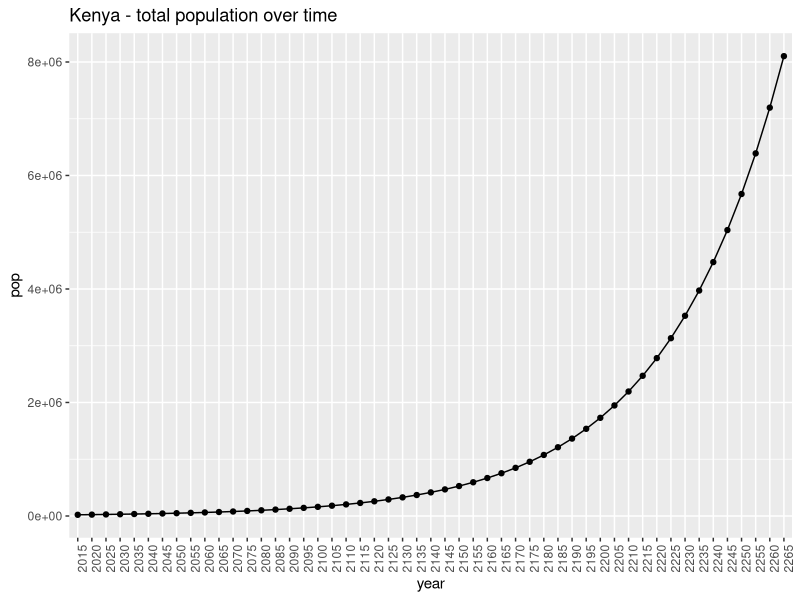
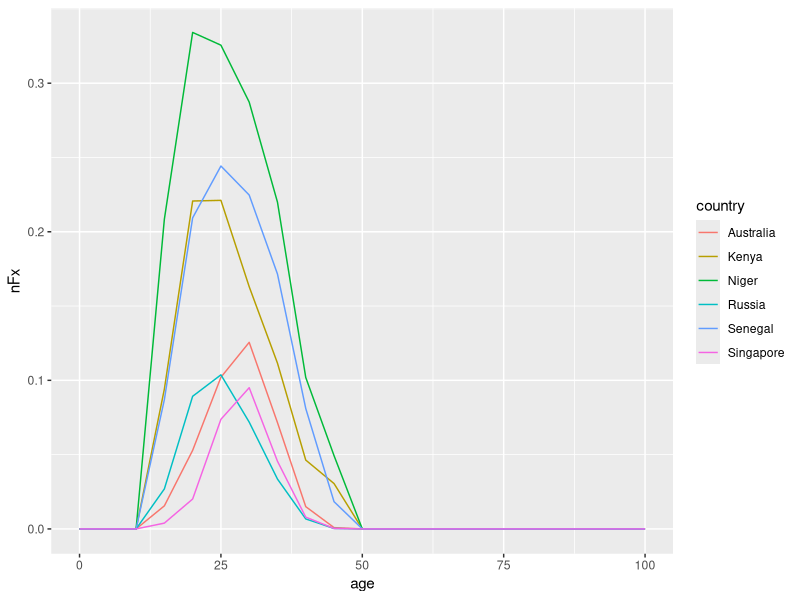
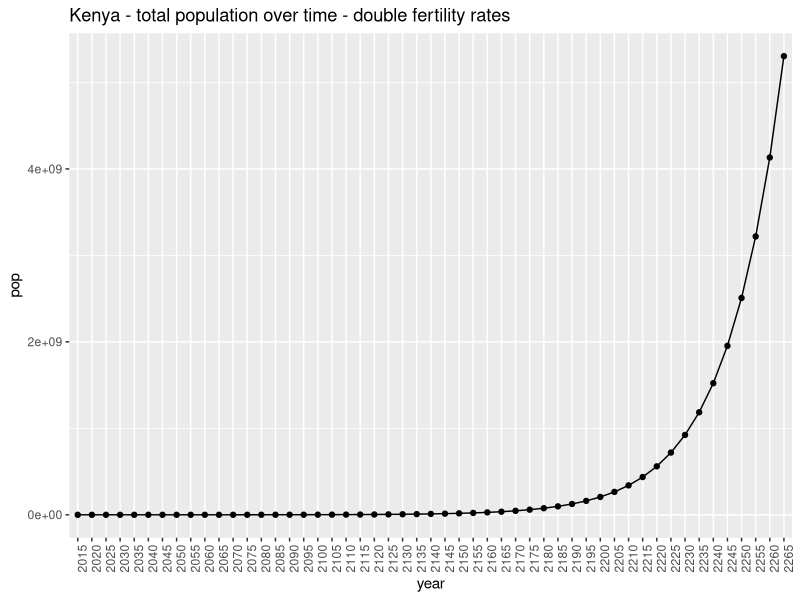
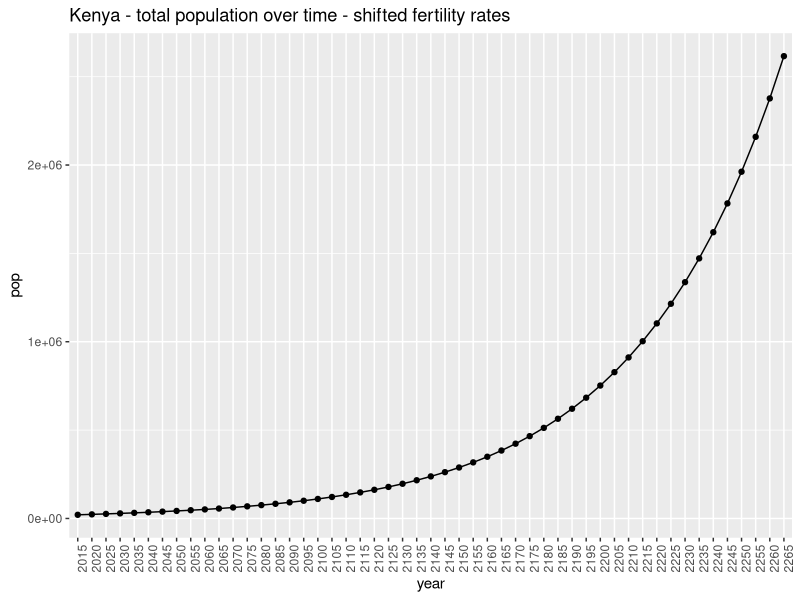
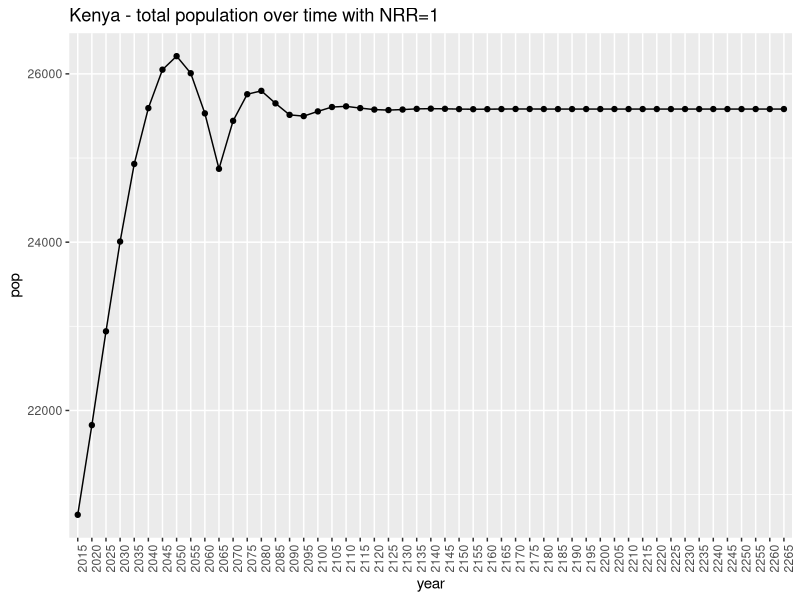

Generate these figures, in order, with R:
## ---- chunk 1
# run this chunk first!
knitr::opts_chunk$set(echo = TRUE)
library(tidyverse)
## ---- chunk 2
d <- read.csv("./projection_data_long.csv")
# alter the nLx and nFx columns so we dont have to worry about units later
d <- d %>% 
  mutate(nLx = nLx/10^5, nFx = nFx/1000)

## function to define Leslie matrix, based on nLx and nFx values
leslie <- function(nLx,
                   nFx, 
                   n_age_groups=10,
                   ffab = 0.4886){
  L = matrix(0, nrow = n_age_groups, ncol = n_age_groups)
  L[1,] = ffab * nLx[1]*(nFx[1:n_age_groups]+nFx[2:(n_age_groups+1)]*nLx[2:(n_age_groups+1)]/nLx[1:n_age_groups])/2 # top row 
  diag(L[2:n_age_groups,1:(n_age_groups-1)]) = nLx[2:n_age_groups] / nLx[1:(n_age_groups-1)] # subdiagonal
  return(L)
}

# define ffab 
ffab <- 0.4886
## ---- chunk 3
# make a projection function, based on code in Lab 1
pop_project <- function(A, # Leslie matrix
                        initial_pop, 
                        n_age_groups = 10,
                        n_projections = 50){
  
  K <- matrix(0, nrow = n_age_groups, ncol = n_projections+1)
  K[,1] <- initial_pop[1:n_age_groups]
  
  # do the projection!
  for(i in 2:(n_projections+1)){
    K[,i] <- A%*%K[,i-1] 
  }
  
  # get K in a form that's easier to ggplot
  # make into a dataframe, name columns as years and add an age column
  Kdf <- as.data.frame(K)
  colnames(Kdf) <- seq(from = 2015, to = (2015+n_projections*5), by = 5)
  Kdf <- cbind(age = seq(from = 0, to = 45, by = 5), Kdf)
  
  # get in long format and then add proportion of population in each age group
  Klong <- Kdf %>% 
    gather(year, population, -age) %>%
    group_by(year) %>%
    mutate(proportion = population/sum(population), 
           age = as.factor(age)) %>%
    ungroup()
  
  return(Klong)
}

## ---- chunk 4

# get nLx and nFx values from our dataset
nLx.kenya <- d$nLx[d$country=="Kenya"]
nFx.kenya <- d$nFx[d$country=="Kenya"]

A <- leslie(nLx = nLx.kenya, 
              nFx = nFx.kenya)
inital_pop <- d$nKx[d$country=="Kenya"]

project_kenya <- pop_project(A, inital_pop)
tail(project_kenya)

## ---- chunk 5
# have a look at Kenya's population over time
tot_pop <- project_kenya %>% 
  group_by(year) %>%
  summarise(pop = sum(population)) %>%
  mutate(R = c(NA, log(pop[2:n()]/pop[1:(n()-1)])/5))

ggplot(data = tot_pop, aes(x = year, y = pop, group = 1)) +
  geom_point() + geom_line()+
  theme(axis.text.x = element_text(angle = 90, hjust = 1))+
  ggtitle("Kenya - total population over time")


## ---- chunk 6
r.kenya <- log(Re(eigen(A)$values[1]))/5 # stable growth rate
v <- Re(eigen(A)$vectors[,1])
k.kenya <- v/sum(v) # stable age population

r.kenya
k.kenya
## ---- chunk 7
ggplot(d, aes(x = age, y = nFx, group= country, color = country)) + geom_line()
## ---- chunk 8
nFx.kenya.double <- nFx.kenya*2
nFx.kenya.double
## ---- chunk 9
A.double <- leslie(nLx = nLx.kenya, 
              nFx = nFx.kenya.double)

project_kenya_double <- pop_project(A.double, inital_pop)
tail(project_kenya_double)
## ---- chunk 10
# have a look at Kenya's population over time
tot_pop_double <- project_kenya_double %>% 
  group_by(year) %>%
  summarise(pop = sum(population)) %>%
  mutate(R = c(NA, log(pop[2:n()]/pop[1:(n()-1)])/5))

ggplot(data = tot_pop_double, aes(x = year, y = pop, group = 1)) +
  geom_point() + geom_line()+
  theme(axis.text.x = element_text(angle = 90, hjust = 1))+
  ggtitle("Kenya - total population over time - double fertility rates")
## ---- chunk 11
r.kenya.double <- log(Re(eigen(A.double)$values[1]))/5 # stable growth rate
v <- Re(eigen(A.double)$vectors[,1])
k.kenya.double <- v/sum(v) # stable age population

r.kenya.double
k.kenya.double
## ---- chunk 12
cbind(k.kenya, k.kenya.double)
## ---- chunk 13
length(nFx.kenya)
## ---- chunk 14
nFx.kenya.shift <- c(0, nFx.kenya[-21])
nFx.kenya.shift
## ---- chunk 15
A.shift <- leslie(nLx = nLx.kenya, 
              nFx = nFx.kenya.shift)

project_kenya_shift <- pop_project(A.shift, inital_pop)
tail(project_kenya_shift)
## ---- chunk 16
# have a look at Kenya's population over time
tot_pop_shift <- project_kenya_shift %>% 
  group_by(year) %>%
  summarise(pop = sum(population)) %>%
  mutate(R = c(NA, log(pop[2:n()]/pop[1:(n()-1)])/5))

ggplot(data = tot_pop_shift, aes(x = year, y = pop, group = 1)) +
  geom_point() + geom_line()+
  theme(axis.text.x = element_text(angle = 90, hjust = 1))+
  ggtitle("Kenya - total population over time - shifted fertility rates")
## ---- chunk 17
r.kenya.shift <- log(Re(eigen(A.shift)$values[1]))/5 # stable growth rate
v <- Re(eigen(A.shift)$vectors[,1])
k.kenya.shift <- v/sum(v) # stable age population

r.kenya.shift
k.kenya.shift
## ---- chunk 18
cbind(k.kenya, k.kenya.shift)
## ---- chunk 19
# get fertility measures 
nrr_df <- d %>% 
  group_by(country) %>% 
  summarise(nrr = sum(nFx*nLx*ffab))
nrr_df
## ---- chunk 20
# divide all fertility rates through by NRR
d <- d %>% 
  left_join(nrr_df, by = 'country') %>%
  mutate(nFx_switch = nFx/nrr)
head(d)
## ---- chunk 21
# convince ourselves that new NRRs = 1
d %>% 
  group_by(country) %>% 
  summarise(nrr_switch = sum(nFx_switch*nLx*ffab))

## ---- chunk 22
# repeat kenya projection with new nFx values
A_keyfitz <- leslie(nLx = d$nLx[d$country=="Kenya"], 
              nFx = d$nFx_switch[d$country=="Kenya"])
inital_pop <- d$nKx[d$country=="Kenya"]

project_kenya_keyfitz <- pop_project(A_keyfitz, inital_pop)

# plot total population over time
tot_pop_keyfitz <- project_kenya_keyfitz %>% 
  group_by(year) %>%
  summarise(pop = sum(population)) %>%
  mutate(R = c(NA, log(pop[2:n()]/pop[1:(n()-1)])/5))

ggplot(data = tot_pop_keyfitz, aes(x = year, y = pop, group = 1)) +
  geom_point() + geom_line()+
  theme(axis.text.x = element_text(angle = 90, hjust = 1))+
  ggtitle("Kenya - total population over time with NRR=1")


## ---- chunk 23
# according to the stationary population identity, b*e0 should equal one

# get final year of projection
final_year <- project_kenya_keyfitz$year[nrow(project_kenya_keyfitz)]

# get final population by age in final year
final_pop <- project_kenya_keyfitz %>% 
  filter(year == final_year[[1]]) %>%
  select(population) 

# get nFx values after the switch
nFx_switch <- d %>% 
  filter(country=="Kenya", age < 50) %>% # filter out ages above 50
  select(nFx_switch)

# crude birth rate in final year
b_final <- sum(nFx_switch*final_pop)/sum(final_pop)*ffab

# life expectancy
e0 <- d %>% 
  filter(country=="Kenya", age<50) %>%
  summarise(sum(nLx))

# this should equal 1
b_final*e0[[1]]

## ---- chunk 24
## momentum factor 

K_pre_drop <- tot_pop_keyfitz$pop[1]
K_final <- tot_pop_keyfitz$pop[nrow(tot_pop_keyfitz)]
K_final/K_pre_drop

